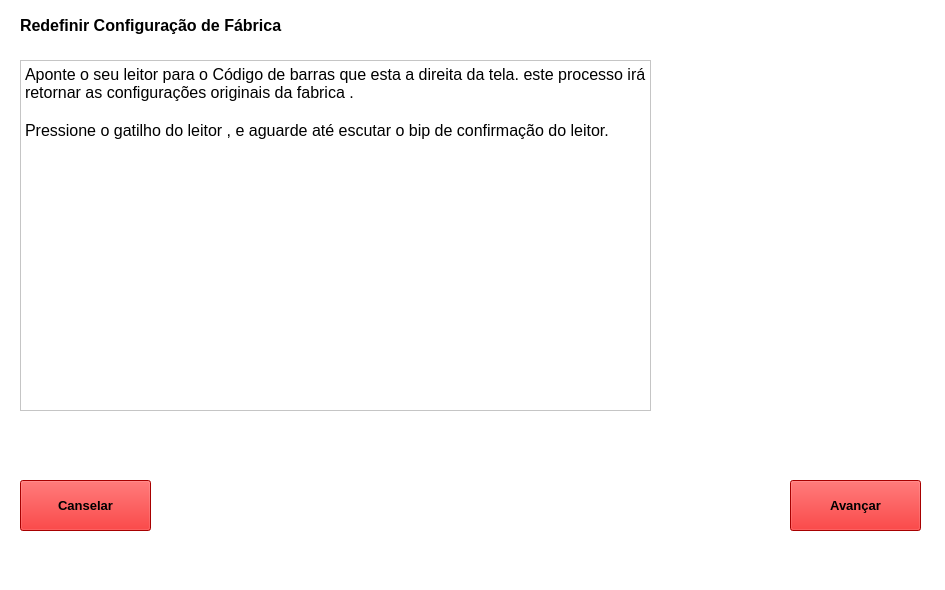
<?xml version="1.0" encoding="UTF-8"?>
<ui version="4.0">
 <class>MainWindow</class>
 <widget class="QMainWindow" name="MainWindow">
  <property name="geometry">
   <rect>
    <x>0</x>
    <y>0</y>
    <width>945</width>
    <height>590</height>
   </rect>
  </property>
  <property name="windowTitle">
   <string>MainWindow</string>
  </property>
  <property name="styleSheet">
   <string notr="true">background-color: rgb(255, 255, 255);</string>
  </property>
  <widget class="QWidget" name="centralwidget">
   <widget class="QPushButton" name="pushButton_2">
    <property name="geometry">
     <rect>
      <x>790</x>
      <y>480</y>
      <width>131</width>
      <height>51</height>
     </rect>
    </property>
    <property name="font">
     <font>
      <pointsize>10</pointsize>
      <weight>75</weight>
      <bold>true</bold>
     </font>
    </property>
    <property name="styleSheet">
     <string notr="true">background-color: rgb(234, 0, 0);</string>
    </property>
    <property name="text">
     <string>Avançar</string>
    </property>
   </widget>
   <widget class="QTextBrowser" name="textBrowser">
    <property name="geometry">
     <rect>
      <x>20</x>
      <y>60</y>
      <width>631</width>
      <height>351</height>
     </rect>
    </property>
    <property name="html">
     <string>&lt;!DOCTYPE HTML PUBLIC &quot;-//W3C//DTD HTML 4.0//EN&quot; &quot;http://www.w3.org/TR/REC-html40/strict.dtd&quot;&gt;
&lt;html&gt;&lt;head&gt;&lt;meta name=&quot;qrichtext&quot; content=&quot;1&quot; /&gt;&lt;style type=&quot;text/css&quot;&gt;
p, li { white-space: pre-wrap; }
&lt;/style&gt;&lt;/head&gt;&lt;body style=&quot; font-family:'MS Shell Dlg 2'; font-size:7.8pt; font-weight:400; font-style:normal;&quot;&gt;
&lt;p style=&quot; margin-top:0px; margin-bottom:0px; margin-left:0px; margin-right:0px; -qt-block-indent:0; text-indent:0px;&quot;&gt;&lt;span style=&quot; font-size:12pt;&quot;&gt;Aponte o seu leitor para o Código de barras que esta a direita da tela. este processo irá retornar as configurações originais da fabrica .&lt;/span&gt;&lt;/p&gt;
&lt;p style=&quot;-qt-paragraph-type:empty; margin-top:0px; margin-bottom:0px; margin-left:0px; margin-right:0px; -qt-block-indent:0; text-indent:0px; font-size:12pt;&quot;&gt;&lt;br /&gt;&lt;/p&gt;
&lt;p style=&quot; margin-top:0px; margin-bottom:0px; margin-left:0px; margin-right:0px; -qt-block-indent:0; text-indent:0px;&quot;&gt;&lt;span style=&quot; font-size:12pt;&quot;&gt;Pressione o gatilho do leitor , e aguarde até escutar o bip de confirmação do leitor.&lt;/span&gt;&lt;/p&gt;
&lt;p style=&quot;-qt-paragraph-type:empty; margin-top:0px; margin-bottom:0px; margin-left:0px; margin-right:0px; -qt-block-indent:0; text-indent:0px;&quot;&gt;&lt;br /&gt;&lt;/p&gt;&lt;/body&gt;&lt;/html&gt;</string>
    </property>
   </widget>
   <widget class="QLabel" name="label">
    <property name="geometry">
     <rect>
      <x>690</x>
      <y>20</y>
      <width>231</width>
      <height>241</height>
     </rect>
    </property>
    <property name="styleSheet">
     <string notr="true">image: url(:/ELGIN/Elgin/Reset.jpg);</string>
    </property>
    <property name="text">
     <string>&lt;html&gt;&lt;head/&gt;&lt;body&gt;&lt;p&gt;&lt;br/&gt;&lt;/p&gt;&lt;/body&gt;&lt;/html&gt;</string>
    </property>
   </widget>
   <widget class="QLabel" name="label_2">
    <property name="geometry">
     <rect>
      <x>20</x>
      <y>10</y>
      <width>371</width>
      <height>31</height>
     </rect>
    </property>
    <property name="text">
     <string>&lt;html&gt;&lt;head/&gt;&lt;body&gt;&lt;p&gt;&lt;span style=&quot; font-size:12pt; font-weight:600;&quot;&gt;Redefinir Configuração de Fábrica&lt;/span&gt;&lt;/p&gt;&lt;/body&gt;&lt;/html&gt;</string>
    </property>
   </widget>
   <widget class="QPushButton" name="pushButton">
    <property name="geometry">
     <rect>
      <x>20</x>
      <y>480</y>
      <width>131</width>
      <height>51</height>
     </rect>
    </property>
    <property name="font">
     <font>
      <pointsize>10</pointsize>
      <weight>75</weight>
      <bold>true</bold>
     </font>
    </property>
    <property name="styleSheet">
     <string notr="true">background-color: rgb(234, 0, 0);</string>
    </property>
    <property name="text">
     <string>Canselar</string>
    </property>
   </widget>
  </widget>
  <widget class="QMenuBar" name="menubar">
   <property name="geometry">
    <rect>
     <x>0</x>
     <y>0</y>
     <width>945</width>
     <height>26</height>
    </rect>
   </property>
  </widget>
  <widget class="QStatusBar" name="statusbar"/>
 </widget>
 <resources>
  <include location="logo.qrc"/>
 </resources>
 <connections/>
</ui>
